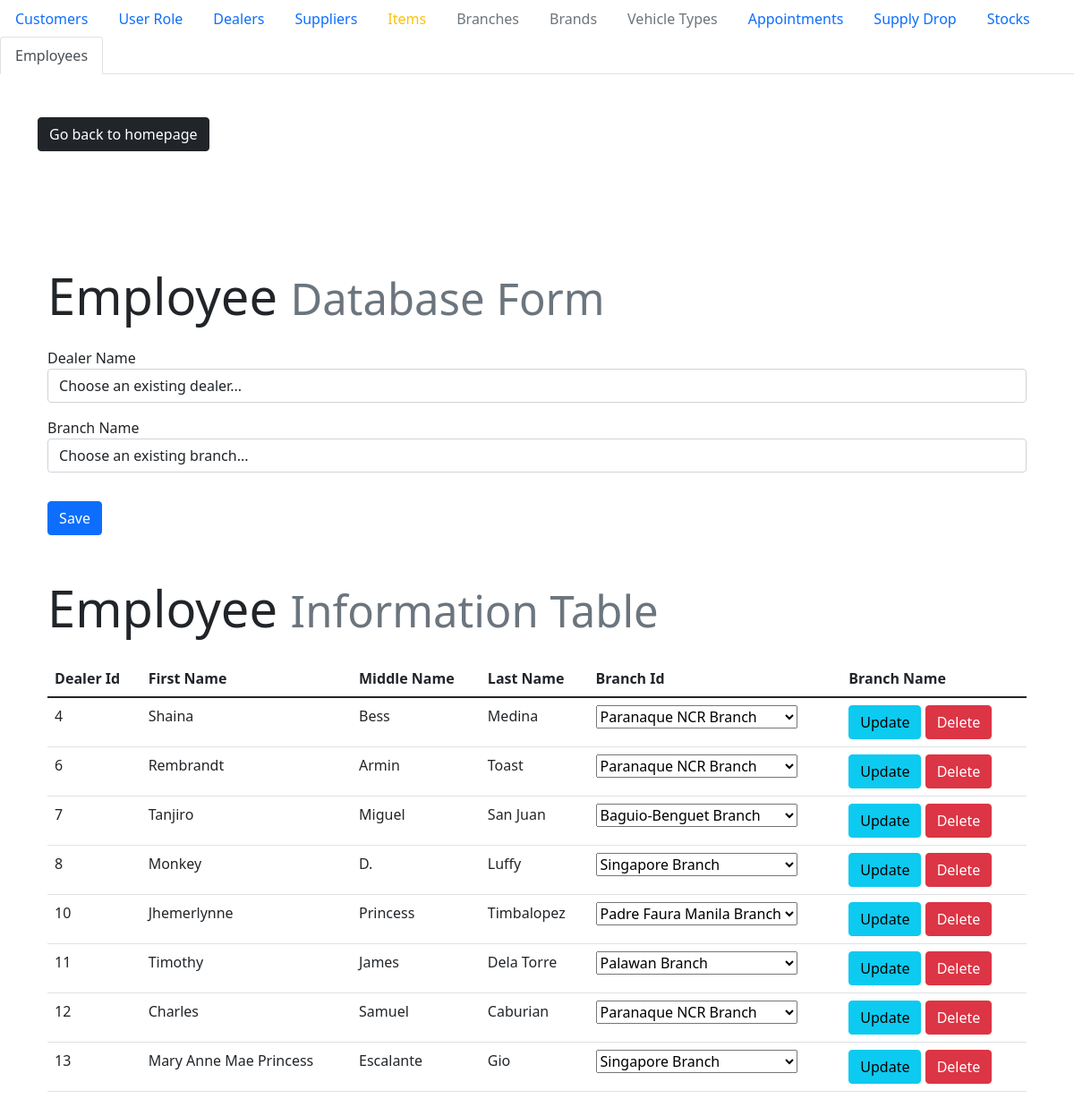
The page /avalon/admin/works_at.php on the database its author committed.
### tables this page shows
CREATE TABLE `works_at` (
  `dealer_id` int(11) NOT NULL,
  `branch_id` int(11) DEFAULT NULL
);

CREATE TABLE `dealer` (
  `dealer_id` int(11) NOT NULL,
  `f_name` varchar(30) NOT NULL,
  `m_name` varchar(30) NOT NULL,
  `l_name` varchar(30) NOT NULL,
  `house_no` varchar(10) NOT NULL,
  `street` varchar(30) NOT NULL,
  `city` varchar(30) NOT NULL,
  `country` varchar(30) NOT NULL,
  `phone_no` int(11) NOT NULL,
  `email` varchar(30) NOT NULL
);

### avalon/admin/works_at.php (the view, shortened to what this page needs)
<!DOCTYPE html>
<html lang="en">
<head>
    <link rel="stylesheet" href="style.css">
    <link href="https://cdn.jsdelivr.net/npm/bootstrap@5.1.3/dist/css/bootstrap.min.css" rel="stylesheet">
</head>
<body>
    <ul class="nav nav-tabs">
    <li class="nav-item">
        <a class="nav-link" href="./index.php">Customers</a>
    </li>
    <li class="nav-item">
        <a class="nav-link" href="./user_role.php">User Role</a>
    </li>
    <li class="nav-item">
        <a class="nav-link" href="./dealer.php">Dealers</a>
    </li>
    <li class="nav-item">
        <a class="nav-link" href="./supplier.php">Suppliers</a>
    </li>
    <li class="nav-item">
        <a class="nav-link text-warning" href="./item.php">Items</a>
    </li>
    <li class="nav-item">
        <a class="nav-link text-muted" href="./branch.php">Branches</a>
    </li>
    <li class="nav-item">
        <a class="nav-link text-muted" href="./brand.php">Brands</a>
    </li>
    <li class="nav-item">
        <a class="nav-link text-muted" href="./vehicle_type.php">Vehicle Types</a>
    </li>
    <li class="nav-item">
        <a class="nav-link" href="./appointment-admin.php">Appointments</a>
    </li>
    <li class="nav-item">
        <a class="nav-link" href="./provides.php">Supply Drop</a>
    </li>
    <li class="nav-item">
        <a class="nav-link" href="./stocks.php">Stocks</a>
    </li>
    <li class="nav-item">
        <a class="nav-link active" href="./works_at.php">Employees</a>
    </li>
    </ul>
    <?php require_once 'process_works_at.php'; ?>
    <div class="container transition">
    <div style="padding-top: 3em;">
        <a class="btn btn-dark" href="../foradmin.php" role="button">Go back to homepage</a>
    </div>
    <div class="mx-auto" style="width: 99%; padding-top: 3em;">
    <div class="mx-auto" style="width: 99%; padding-top: 5em;">
    <h1 class="display-4">Employee <small class="text-muted">Database Form</small></h1>
        <form action="process_works_at.php" method="POST">
            <div class="col form-group" style="padding-top: 1em">
            <label for="">Dealer Name</label>
            <select name="dealer_id"  class="form-control"  id="ddlselect">
                <option selected disabled value=NULL>Choose an existing dealer...</option>
            </select>
            </div>
            <div class="col form-group" style="padding-top: 1em">
            <label for="">Branch Name</label>
            <select name="branch_id"  class="form-control"  id="ddlselect">
                <option selected disabled value=NULL>Choose an existing branch...</option>
            </select>
            </div>
            <div class="form-group" style="padding-top: 2em">
                    <button type="submit" class="btn btn-primary" name="save">Save</button>
            </div>
        </form>
    </div>
    <?php
        $mysqli = new mysqli('localhost', 'root', '', 'sza') or die(mysqli_error($mysqli));
        $result = $mysqli->query("SELECT
                                    works_at.dealer_id,
                                    dealer.f_name,
                                    dealer.m_name,
                                    dealer.l_name,
                                    works_at.branch_id,
                                    branch.branch_name,
                                    branch.city
                                FROM dealer
                                JOIN works_at
                                    ON dealer.dealer_id = works_at.dealer_id
                                JOIN branch
                                    ON branch.branch_id = works_at.branch_id ORDER BY dealer_id") or die(mysqli_error);
    ?>
    <div class="mx-auto" style="width: 99%; padding-top: 3em; padding-bottom: 5em;">
    <h1 class="display-4" style="padding-bottom: 0.3em;">Employee <small class="text-muted">Information Table</small></h1>
        <table class="table">
            <thead>
                <tr>
                    <th>Dealer Id</th>
                    <th>First Name</th>
                    <th>Middle Name</th>
                    <th>Last Name</th>
                    <th>Branch Id</th>
                    <th>Branch Name</th>
                </tr>
            </thead>
        <?php
            while ($row = $result->fetch_assoc()): ?>
                <tr>
                    <td><?php echo $row['dealer_id']; ?></td>
                    <td><?php echo $row['f_name']; ?></td>
                    <td><?php echo $row['m_name']; ?></td>
                    <td><?php echo $row['l_name']; ?></td>
                    <td>
                     <form action="process_works_at.php" method="POST">
                    <select name = "branch_id_up">
                    <?php
                        $server = "localhost:3306";
                        $user = "root";
                        $pass = "";
                        $db = "sza";
                        $conn = mysqli_connect($server, $user, $pass, $db);
                        $query1 = "select * from branch where branch_id = $row[branch_id]";
                        $query2 = "select * from branch where branch_id != $row[branch_id]";
                        $result3 = mysqli_query($conn,$query1);
                        $result2 = mysqli_query($conn,$query2);
                        if (mysqli_num_rows($result3)> 0){
                            while($row1 = mysqli_fetch_assoc($result3)){
                                echo "<option value = '".$row1['branch_id']."'>"
                                .$row['branch_name']."</option>";
                            }
                        }
                        if (mysqli_num_rows($result2)> 0){
                            echo "</select>";
                        }
                    ?>
                </td>
                    <td>
                    <button type="submit" class="btn btn-info" name="update">Update</button>
                        <button onclick="check(<?php echo $row['dealer_id']; ?>)" type="button" class="btn btn-danger">Delete</button>
                    </td>
                </tr>
            <?php endwhile; ?>
        </table>
    </div>
    </div>
</body>
</html>

### avalon/admin/style.css (style rules this page uses)
.transition { animation: transitionIn 0.5s; }

### rows shown on the page
works_at: dealer_id "4", dealer_id.f_name "Shaina", dealer_id.m_name "Bess", dealer_id.l_name "Medina"
works_at: dealer_id "6", dealer_id.f_name "Rembrandt", dealer_id.m_name "Armin", dealer_id.l_name "Toast"
works_at: dealer_id "7", dealer_id.f_name "Tanjiro", dealer_id.m_name "Miguel", dealer_id.l_name "San Juan"
works_at: dealer_id "8", dealer_id.f_name "Monkey", dealer_id.m_name "D.", dealer_id.l_name "Luffy"
works_at: dealer_id "10", dealer_id.f_name "Jhemerlynne", dealer_id.m_name "Princess", dealer_id.l_name "Timbalopez"
works_at: dealer_id "11", dealer_id.f_name "Timothy", dealer_id.m_name "James", dealer_id.l_name "Dela Torre"
works_at: dealer_id "12", dealer_id.f_name "Charles", dealer_id.m_name "Samuel", dealer_id.l_name "Caburian"
works_at: dealer_id "13", dealer_id.f_name "Mary Anne Mae Princess", dealer_id.m_name "Escalante", dealer_id.l_name "Gio"

### other values the page prints
form field branch_id_up "Paranaque NCR Branch"
form field branch_id_up "Baguio-Benguet Branch"
form field branch_id_up "Singapore Branch"
form field branch_id_up "Padre Faura Manila Branch"
form field branch_id_up "Palawan Branch"
